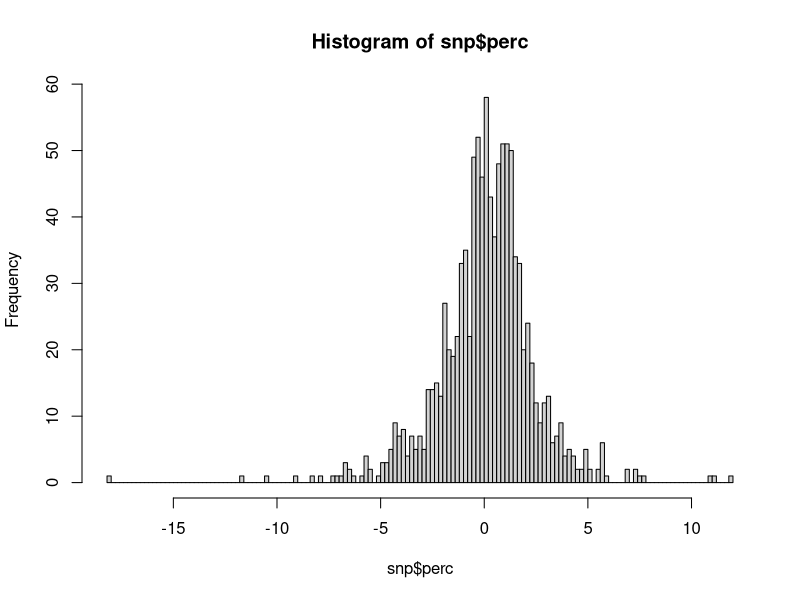

Here is the R script that generated this plot: (Note: this script raises an error after producing the figure.)
## ---- chunk 1
knitr::opts_chunk$set(echo = TRUE)
## ---- chunk 2
snp = read.csv("snp500weekly.csv")
snp$perc = (snp$Close-snp$Open)/snp$Open*100
hist(snp$perc, breaks=200)
## ---- chunk 3
set.seed(518)
dat = snp$perc
#dat = observations[1:500]

CV = validation_sets(dat, 1:length(dat), fracs=c(0.7,0.2,0.1), window=0.05)

hidden.size = 1
delta.size = 5

lstm = init.lstm.mod(1, hidden.size, delta.size)
cv.mse = 0
cv.0 = 0

for (i in 1:CV$nsteps){
  train.ind = CV$sets[[i]]$train_window
  val.ind = CV$sets[[i]]$val_window
  train.set = dat[train.ind]
  val.set = dat[val.ind]
  
  N = length(train.set)
  
  y.train = train.set[2:N]
  X.train = train.set[1:(N-1)]
  X.train = matrix(X.train, ncol=1)
  
  fit = lstm.mod.fit(y.train, X.train, lstm)
  lstm = fit$LSTM
  
  train.states = lstm.mod.forward.pass(as.matrix(train.set, ncol=1), lstm, hidden.size, delta.size)
  h = train.states$hs[nrow(train.states$hs), ]
  C = train.states$Cs[nrow(train.states$Cs), ]
  d = train.states$delta[nrow(train.states$delta), ]
  
  h = matrix(h, nrow=1)
  C = matrix(C, nrow=1)
  d = matrix(d, nrow=1)
  
  train.mse = mean((train.states$yhat[1:(N-1)]-y.train)^2)
  
  N = length(val.set)
  y.val = val.set[2:N]
  X.val = val.set[1:(N-1)]
  X.val = matrix(X.val, ncol=1)
  
  val.states = lstm.mod.forward.pass(as.matrix(X.val, ncol=1), lstm, hidden.size, delta.size, h=h, C=C, d=d)
  val.mse = mean((y.val-val.states$yhat)^2)
  
  train.0 = mean((y.train)^2)
  val.0 = mean((y.val)^2)
  
  cv.mse = cv.mse + val.mse
  cv.0 = cv.0 + val.0
  
  print((paste("Fold", i)))
  print(paste("train mse:", train.mse))
  print(paste("train mse rand:", train.0))
  print(paste("val mse:", val.mse))
  print(paste("val mse rand:", val.0))
}
print(paste("Final CV mse:", cv.mse/CV$nsteps))
print(paste("Final CV mse just 0:", cv.0/CV$nsteps))
## ---- chunk 4
#keep seed set
set.seed(518)
hidden.size = 1
delta.size = 5

lstm = init.lstm.mod(1, hidden.size, delta.size)
test.ind = CV$test_set$test_window

train.set = dat[-test.ind]
test.set = dat[test.ind]

N = length(train.set)

y.train = train.set[2:N]
X.train = train.set[1:(N-1)]
X.train = matrix(X.train, ncol=1)

fit = lstm.mod.fit(y.train, X.train, lstm)
lstm = fit$LSTM

train.states = lstm.mod.forward.pass(as.matrix(train.set, ncol=1), lstm, hidden.size, delta.size)
h = train.states$hs[nrow(train.states$hs), ]
C = train.states$Cs[nrow(train.states$Cs), ]
d = train.states$delta[nrow(train.states$delta), ]

train.mse = mean((train.states$yhat[1:(N-1)]-y.train)^2)

h = matrix(h, nrow=1)
C = matrix(C, nrow=1)
d = matrix(d, nrow=1)

N = length(test.set)
y.test = test.set[2:N]
X.test = test.set[1:(N-1)]
X.test = matrix(X.test, ncol=1)

test.states = lstm.mod.forward.pass(as.matrix(X.test, ncol=1), lstm, hidden.size, delta.size, h=h, C=C, d=d)
test.mse = mean((y.test-test.states$yhat)^2)

train.mse
mean(y.test^2)
test.mse
## ---- chunk 5
#this contains the parameters of the trained model
lstm
#mu, v and k are the parameters of the 3 param t distribution
#Note that lstm$k and lstm$v return the logs of the actual values so you have to exp them

#this contains the values that the model returns at each time step
train.states
